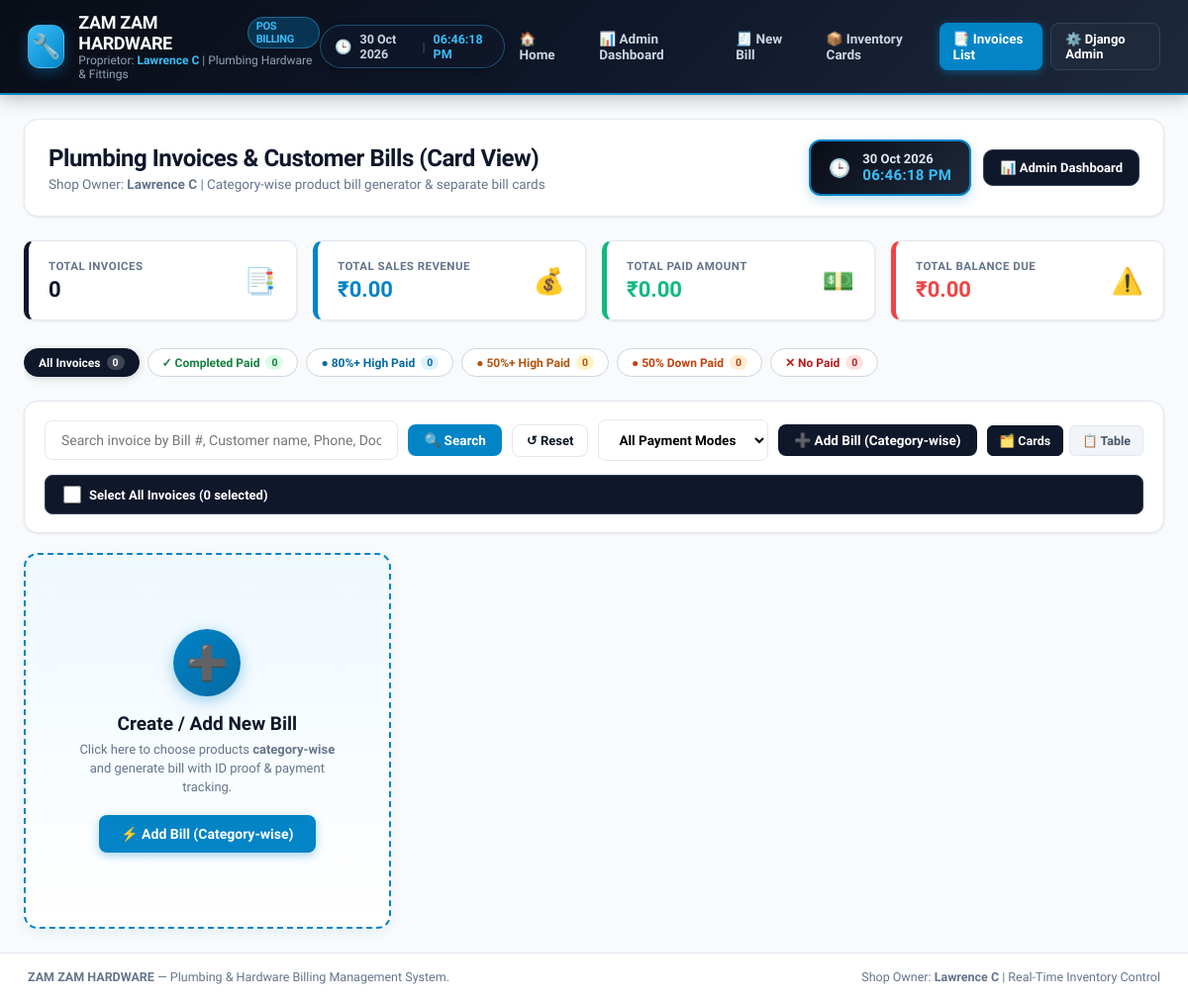
The page /invoices/ on the database as committed earlier.
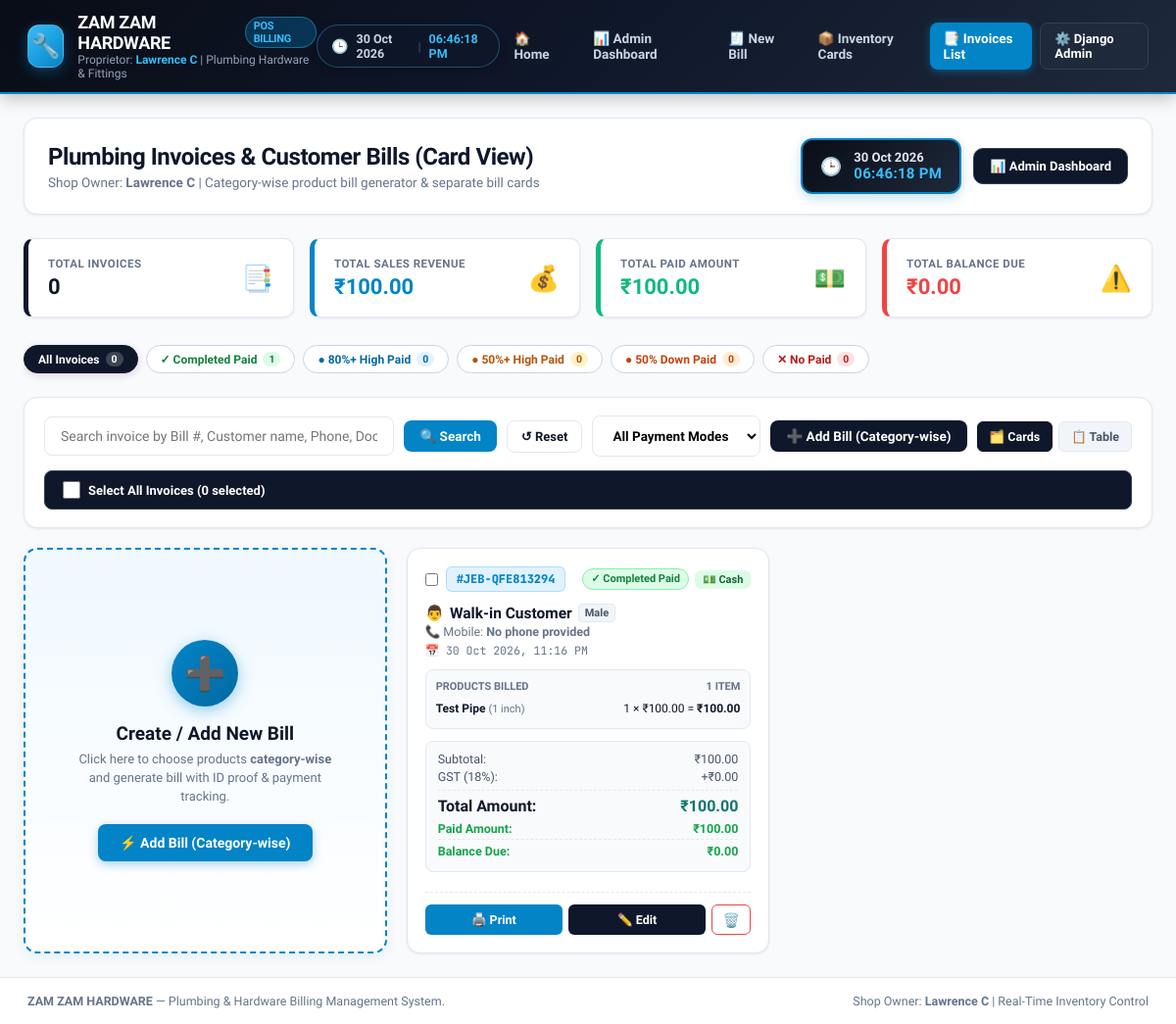
The same page on the database as committed later.
### law/models.py (models this page shows, shortened)
class Bill(models.Model):
    GENDER_CHOICES = [
        ('MALE', 'Male'),
        ('FEMALE', 'Female'),
        ('OTHER', 'Other'),
    ]
    ID_PROOF_CHOICES = [
        ('AADHAAR', 'Aadhaar Card'),
        ('PAN', 'PAN Card'),
        ('DRIVING_LICENCE', 'Driving Licence'),
        ('VOTER_ID', 'Voter ID'),
        ('SMART_CARD', 'Smart Card / Ration Card'),
        ('OTHER', 'Other ID'),
    ]
    PAYMENT_CHOICES = [
        ('CASH', 'Cash'),
        ('UPI', 'UPI / GPay / PhonePe'),
        ('CARD', 'Debit / Credit Card'),
        ('CREDIT', 'Credit / Due'),
    ]
    PAYMENT_STATUS_CHOICES = [
        ('COMPLETED_PAID', 'Completed Paid'),
        ('HIGH_80_PAID', '80%+ High Paid'),
        ('HIGH_50_PAID', '50%+ High Paid'),
        ('DOWN_50_PAID', '50% Down Paid'),
        ('NO_PAID', 'No Paid (Unpaid)'),
    ]
    bill_number = models.CharField(max_length=50, unique=True, editable=False)
    customer_name = models.CharField(max_length=150, default="Walk-in Customer")
    customer_phone = models.CharField(max_length=20, blank=True, null=True, verbose_name="Mobile No")
    gender = models.CharField(max_length=10, choices=GENDER_CHOICES, default='MALE')
    door_no = models.CharField(max_length=50, blank=True, null=True, verbose_name="Door / Flat No")
    address = models.TextField(blank=True, null=True, verbose_name="Address with Door No")
    id_proof_type = models.CharField(max_length=30, choices=ID_PROOF_CHOICES, default='AADHAAR')
    id_proof_number = models.CharField(max_length=60, blank=True, null=True, verbose_name="ID Proof No")
    payment_mode = models.CharField(max_length=20, choices=PAYMENT_CHOICES, default='CASH')
    subtotal = models.DecimalField(max_digits=12, decimal_places=2, default=0.00)
    discount = models.DecimalField(max_digits=10, decimal_places=2, default=0.00, verbose_name="Discount Amount")
    gst_rate = models.DecimalField(max_digits=5, decimal_places=2, default=18.00, verbose_name="GST Rate (%)")
    gst_amount = models.DecimalField(max_digits=10, decimal_places=2, default=0.00, verbose_name="GST Amount")
    grand_total = models.DecimalField(max_digits=12, decimal_places=2, default=0.00, verbose_name="Total Amount")
    paid_amount = models.DecimalField(max_digits=12, decimal_places=2, default=0.00, verbose_name="Paid Amount")
    balance_amount = models.DecimalField(max_digits=12, decimal_places=2, default=0.00, verbose_name="Balance Amount")
    payment_status = models.CharField(max_length=25, choices=PAYMENT_STATUS_CHOICES, default='COMPLETED_PAID')
    created_at = models.DateTimeField(default=timezone.now)
    notes = models.TextField(blank=True, null=True)
    class Meta:
        verbose_name = "Bill / Invoice"
        verbose_name_plural = "Bills / Invoices"
        ordering = ['-created_at']
    @property
    def gender_icon(self):
        icons = {'MALE': '👨', 'FEMALE': '👩', 'OTHER': '⚧'}
        return icons.get(self.gender, '👤')

class BillItem(models.Model):
    bill = models.ForeignKey(Bill, on_delete=models.CASCADE, related_name='items')
    product = models.ForeignKey(Product, on_delete=models.SET_NULL, null=True, blank=True)
    product_name = models.CharField(max_length=200)
    category_name = models.CharField(max_length=120, blank=True, default='')
    size = models.CharField(max_length=80)
    rate = models.DecimalField(max_digits=10, decimal_places=2)
    quantity = models.PositiveIntegerField(default=1)
    total = models.DecimalField(max_digits=12, decimal_places=2)
    class Meta:
        verbose_name = "Bill Item"
        verbose_name_plural = "Bill Items"

### law/views.py (the view)
# urls.py: path('invoices/', views.invoices_list, name='invoices_list'),
def invoices_list(request):
    bills = Bill.objects.prefetch_related('items').all()
    products = Product.objects.select_related('category').all()
    categories = Category.objects.prefetch_related('products').all()
    total_revenue = sum(b.grand_total for b in bills)
    total_paid = sum(b.paid_amount for b in bills)
    total_balance = sum(b.balance_amount for b in bills)
    completed_paid_count = bills.filter(payment_status='COMPLETED_PAID').count()
    high_80_count = bills.filter(payment_status='HIGH_80_PAID').count()
    high_50_count = bills.filter(payment_status='HIGH_50_PAID').count()
    down_50_count = bills.filter(payment_status='DOWN_50_PAID').count()
    no_paid_count = bills.filter(payment_status='NO_PAID').count()
    context = {
        'shop_name': "ZAM ZAM HARDWARE",
        'shop_owner': "Lawrence C",
        'bills': bills,
        'products': products,
        'categories': categories,
        'total_bills_count': bills.count(),
        'total_revenue': total_revenue,
        'total_paid': total_paid,
        'total_balance': total_balance,
        'completed_paid_count': completed_paid_count,
        'high_80_count': high_80_count,
        'high_50_count': high_50_count,
        'down_50_count': down_50_count,
        'no_paid_count': no_paid_count,
    }
    return render(request, 'law/invoices_list.html', context)

### law/templates/law/invoices_list.html (shortened to what the changed rows need)
{% extends 'law/base.html' %}
{% block content %}
<div class="inv-header-card">
    <div class="header-left">
        <h1>Plumbing Invoices & Customer Bills (Card View)</h1>
    </div>
</div>
<div class="stats-container">
    <div class="stat-box box-blue">
        <div>
            <div class="stat-box-title">Total Sales Revenue</div>
            <div class="stat-box-value" style="color: #0284c7;">₹{{ total_revenue|default:0|floatformat:2 }}</div>
        </div>
    </div>
    <div class="stat-box box-green">
        <div>
            <div class="stat-box-title">Total Paid Amount</div>
            <div class="stat-box-value" style="color: #10b981;">₹{{ total_paid|default:0|floatformat:2 }}</div>
        </div>
    </div>
</div>
<div class="status-filter-bar">
    <button type="button" class="status-filter-btn" onclick="filterByPaymentStatus('COMPLETED_PAID', this)">
        <span style="color: #15803d;">✓ Completed Paid</span>
        <span class="status-count-tag" style="background: #dcfce7; color: #15803d;">{{ completed_paid_count|default:0 }}</span>
    </button>
</div>
<div class="invoices-card-grid" id="invoiceCardContainer">
    {% for b in bills %}
    <div class="bill-card" id="bill-card-{{ b.id }}"
         data-id="{{ b.id }}"
         data-number="{{ b.bill_number|lower }}"
         data-customer="{{ b.customer_name|lower }}"
         data-phone="{{ b.customer_phone|default:''|lower }}"
         data-address="{{ b.door_no|default:''|lower }} {{ b.address|default:''|lower }}"
         data-idproof="{{ b.id_proof_number|default:''|lower }}"
         data-mode="{{ b.payment_mode }}"
         data-status="{{ b.payment_status }}">
        <div>
            <div class="card-top">
                <div style="display: flex; align-items: center; gap: 8px;">
                    <input type="checkbox" class="card-checkbox invoice-select" value="{{ b.id }}" onchange="handleInvoiceCheckboxChange(this, 'bill-card-{{ b.id }}')">
                    <span class="bill-number-pill">#{{ b.bill_number }}</span>
                </div>
                <div style="display: flex; align-items: center; gap: 6px; flex-wrap: wrap; justify-content: flex-end;">
                    {% if b.payment_status == 'COMPLETED_PAID' %}
                    <span class="status-badge-pill status-completed">✓ Completed Paid</span>
                    {% elif b.payment_status == 'HIGH_80_PAID' %}
                    <span class="status-badge-pill status-high80">● 80%+ High Paid</span>
                    {% elif b.payment_status == 'HIGH_50_PAID' %}
                    <span class="status-badge-pill status-high50">● 50%+ High Paid</span>
                    {% elif b.payment_status == 'DOWN_50_PAID' %}
                    <span class="status-badge-pill status-down50">● 50% Down Paid</span>
                    {% else %}
                    <span class="status-badge-pill status-nopaid">✕ No Paid</span>
                    {% endif %}
                    {% if b.payment_mode == 'CASH' %}
                    <span class="pay-badge badge-cash">💵 Cash</span>
                    {% elif b.payment_mode == 'UPI' %}
                    <span class="pay-badge badge-upi">📱 UPI</span>
                    {% elif b.payment_mode == 'CARD' %}
                    <span class="pay-badge badge-card">💳 Card</span>
                    {% else %}
                    <span class="pay-badge badge-credit">📝 Due</span>
                    {% endif %}
                </div>
            </div>
            <div class="cust-info">
                <div class="cust-name">
                    <span>{{ b.gender_icon }}</span>
                    <span>{{ b.customer_name }}</span>
                    <span class="cust-chip chip-gender">{{ b.get_gender_display }}</span>
                </div>
                <div class="cust-phone">📞 Mobile: <strong>{{ b.customer_phone|default:"No phone provided" }}</strong></div>
                <div class="bill-date-text">📅 {{ b.created_at|date:"d M Y, h:i A" }}</div>
            </div>
            <div class="card-items-preview">
                <div class="preview-header">
                    <span>Products Billed</span>
                    <span>{{ b.items.count }} item{{ b.items.count|pluralize }}</span>
                </div>
                {% for item in b.items.all %}
                <div class="preview-item-row">
                    <div>
                        <strong>{{ item.product_name }}</strong>
                        <span style="color: #64748b; font-size: 11px;">({{ item.size }})</span>
                    </div>
                    <div>
                        <span>{{ item.quantity }} × ₹{{ item.rate|floatformat:2 }}</span> =
                        <strong>₹{{ item.total|floatformat:2 }}</strong>
                    </div>
                </div>
                {% empty %}
                <div style="font-size: 11.5px; color: #94a3b8; text-align: center; padding: 4px;">No line items snapshot</div>
                {% endfor %}
            </div>
            <div class="bill-stats-box">
                <div class="bill-stat-row">
                    <span>Subtotal:</span>
                    <span>₹{{ b.subtotal|floatformat:2 }}</span>
                </div>
                <div class="bill-stat-row">
                    <span>GST ({{ b.gst_rate|floatformat:0 }}%):</span>
                    <span>+₹{{ b.gst_amount|floatformat:2 }}</span>
                </div>
                <div class="bill-grand-row">
                    <span>Total Amount:</span>
                    <span class="bill-grand-val">₹{{ b.grand_total|floatformat:2 }}</span>
                </div>
                <div class="bill-stat-row" style="margin-top: 6px; font-weight: 700; color: #16a34a;">
                    <span>Paid Amount:</span>
                    <span>₹{{ b.paid_amount|floatformat:2 }}</span>
                </div>
                <div class="bill-stat-row" style="font-weight: 800; color: {% if b.balance_amount > 0 %}#dc2626{% else %}#16a34a{% endif %}; border-top: 1px dashed #e2e8f0; padding-top: 4px;">
                    <span>Balance Due:</span>
                    <span>₹{{ b.balance_amount|floatformat:2 }}</span>
                </div>
            </div>
        </div>
        <div class="bill-actions">
            <a href="{% url 'invoice_detail' b.id %}" target="_blank" class="btn-act-print">
                🖨️ Print
            </a>
            <button class="btn-act-edit" onclick="openEditInvoiceModal({{ b.id }}, '{{ b.customer_name|escapejs }}', '{{ b.customer_phone|default:''|escapejs }}', '{{ b.gender }}', '{{ b.door_no|default:''|escapejs }}', '{{ b.address|default:''|escapejs }}', '{{ b.id_proof_type }}', '{{ b.id_proof_number|default:''|escapejs }}', '{{ b.payment_mode }}', {{ b.paid_amount|default:0 }}, '{{ b.notes|default:''|escapejs }}')">
                ✏️ Edit
            </button>
            <button class="btn-act-del" onclick="deleteSingleInvoice({{ b.id }}, '{{ b.bill_number|escapejs }}')" title="Delete invoice">
                🗑️
            </button>
        </div>
    </div>
    {% endfor %}
</div>
{% endblock %}

Rows that differ between the two databases and show on the page:
added Bill: bill_number "JEB-QFE813294", payment_status "✓ Completed Paid", payment_mode "💵 Cash", gender_icon "👨", customer_name "Walk-in Customer", gender "Male", customer_phone "No phone provided", created_at "30 Oct 2026, 11:16 PM", items.count "1", subtotal "100.00", gst_rate "18", gst_amount "0.00", grand_total "100.00", paid_amount "100.00", balance_amount "0.00"
added BillItem: product_name "Test Pipe", size "1 inch", quantity "1", rate "100.00", total "100.00"
Other text that changed with them:
{{ total_revenue|default:0|floatformat:2 }}: "0.00" → "100.00"
{{ total_paid|default:0|floatformat:2 }}: "0.00" → "100.00"
{{ completed_paid_count|default:0 }}: "0" → "1"
